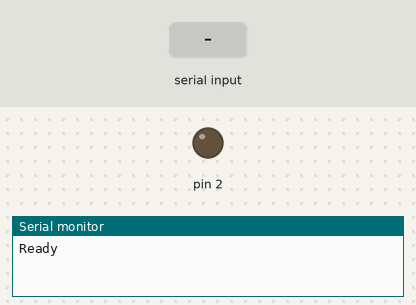
A sketch run on a simulated Arduino Uno, built with avr-gcc and run on an emulated ATmega328P. On the bench: output pins drawn as LEDs (lit = HIGH), the last lines printed to the serial monitor. The inputs (shaded band) are chosen by the test bench.

Above: at 1.5 s.
1.6 s: byte 30 received over Serial
At 2.4 s:
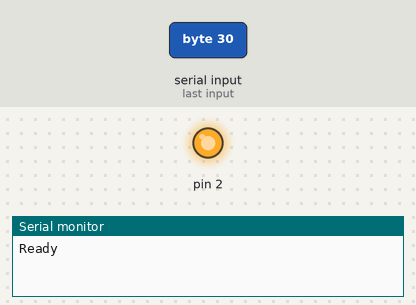
4.0 s: byte 90 received over Serial
At 5.6 s:
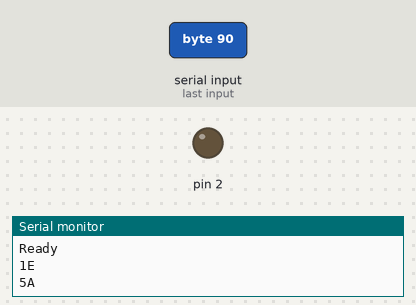
6.5 s: byte 120 received over Serial
At 7.4 s:
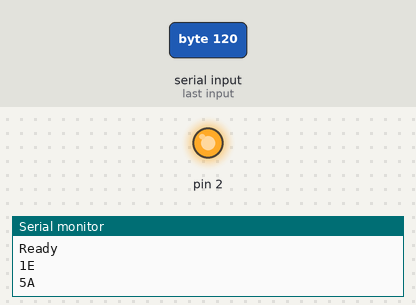
Timing chart, 0 to 9.5 s (numbered marks = the images above; inputs shaded):
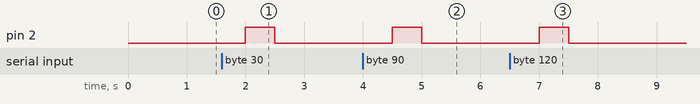

The sketch:

sinwave.ino
```cpp
byte incomingByte1;
#define led 2
 void setup(){
  pinMode(2,OUTPUT);
  Serial.begin(9600);
  Serial.println("Ready");


}
 void loop() {
  digitalWrite(2,LOW); //turn off LED
  delay(500);
if (Serial.available() > 0) {
 digitalWrite(2,HIGH); //flash LED everytime data is available
 delay(500);
 incomingByte1 = Serial.read(); //read incoming data
 Serial.println(incomingByte1,HEX); //print data
}
}
```

Measured:
- after the input at 1.6 s, pin 2: LOW → HIGH after 0.40 s, → LOW 0.50 s later
- after the input at 4.0 s, pin 2: LOW → HIGH after 0.50 s, → LOW 0.50 s later
- after the input at 6.5 s, pin 2: LOW → HIGH after 0.50 s, → LOW 0.50 s later
